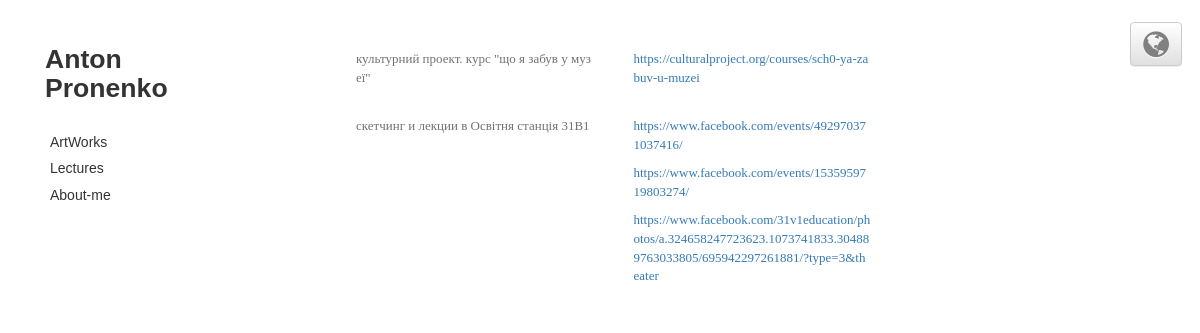
Screenshot of /en/Lectures/ with the database file from the repository.
### ArtWorks/models.py (models this page shows, shortened)
class Block(models.Model):
    UkName = models.CharField(max_length=300, null=True, blank=True)
    EnName = models.CharField(max_length=300, null=True, blank=True)
    Block_URL = models.CharField(max_length=300, null=True, blank=True)

### Lectures/models.py (models this page shows, shortened)
class Lecture(models.Model):
    Img = models.ImageField(upload_to='Lectures', null=True, blank=True)
    UkName = models.CharField(max_length=1000, null=True, blank=True)
    EngName = models.CharField(max_length=1000, null=True, blank=True)
    UkDescription = models.CharField(max_length=3000, null=True, blank=True)
    EngDescription = models.CharField(max_length=3000, null=True, blank=True)

class LectureLink(models.Model):
    Link = models.URLField()
    Lecture = models.ForeignKey(Lecture, on_delete=models.CASCADE, null=True, blank=True)

### Lectures/views.py (the view)
def lectures(request):
    lecture_and_links = [(lecture, list(LectureLink.objects.filter(Lecture=lecture))) for lecture in Lecture.objects.all()]
    block_sub_block = [[block, [[sub_block, list(SubSubBlock.objects.filter(SubBlock=sub_block))]
                                for sub_block in list(SubBlock.objects.filter(Block=block))]] for block in
                       Block.objects.all()]
    return render(request, 'Lectures/lectures.html', {'lecture_and_links': lecture_and_links,
                                                      'block_sub_block': block_sub_block,
                                                      'lang': translation.get_language()})

### templates/Lectures/lectures.html (shortened to what this page needs)
{% extends 'layouts/header.html' %}
{% load staticfiles %}
{% block css %}
    <link rel="stylesheet" href="{% static 'Lectures/lectures.css' %}">
{% endblock %}
{% block content %}
    <div class="col-sm-9">
        <div class="row">
            <div class="col-sm-7">
                <div class="row">
                    {% for lecture in lecture_and_links %}
                        <div class="col-sm-12 lecture">
                            <div class="row">
                                <div class="col-sm-6">
                                    {% if lang == 'uk' %}
                                        <p>{{ lecture.0.UkName }}</p>
                                    {% else %}
                                        {% if lecture.0.EngName %}
                                            <p>{{ lecture.0.EngName }}</p>
                                        {% else %}
                                            <p>{{ lecture.0.UkName }}</p>
                                        {% endif %}
                                    {% endif %}
                                </div>
                                <div class="col-sm-6">
                                    {% for link in lecture.1 %}
                                        <a href="{{ link.Link }}">{{ link.Link }}</a>
                                    {% endfor %}
                                </div>
                            </div>
                        </div>
                    {% endfor %}
                </div>
            </div>
        </div>
    </div>
{% endblock %}

### templates/layouts/header.html (shortened to what this page needs)
{% load staticfiles %}
<!DOCTYPE html>
<html lang="en">
<head>
    <link rel="stylesheet" href="https://maxcdn.bootstrapcdn.com/font-awesome/4.7.0/css/font-awesome.min.css"
          type="text/css">
    <link rel="stylesheet" href="{% static 'layouts/header.css' %}">
    <link rel="stylesheet" href="https://maxcdn.bootstrapcdn.com/bootstrap/3.3.7/css/bootstrap.min.css"
>
    <link rel="stylesheet" href="https://maxcdn.bootstrapcdn.com/bootstrap/3.3.7/css/bootstrap-theme.min.css"
>
    {% block css %}
    {% endblock %}
</head>
<body>
<div class="dropdown">
  <button class="btn btn-default dropdown-toggle" type="button"
          data-toggle="dropdown">
      <i class="fa fa-globe"></i>
  </button>
</div>
<div class="container-fluid">
    <div class="row">
        <aside class="col-md-3 aside">
            <nav class="menu">
                <h2 class="logo">
                    Anton <br>
                    Pronenko
                </h2>
                <ul>
                    {% for block in block_sub_block %}
                        <li>
                        {% if block.1 %}
                            {% if lang == 'uk' %}
                                <div><a>{{ block.0.UkName }}</a></div>
                            {% else %}
                                <div><a>{{ block.0.EnName }}</a></div>
                            {% endif %}
                        {% else %}
                            {% if lang == 'uk' %}
                                <div><a href="/{{ lang }}/{{ block.0.EnName }}">{{ block.0.UkName }}</a></div>
                            {% else %}
                                <div><a href="/{{ lang }}/{{ block.0.EnName }}">{{ block.0.EnName }}</a></div>
                            {% endif %}
                        {% endif %}
                        </li>
                    {% endfor %}
                </ul>
            </nav>
        </aside>
        {% block content %}
        {% endblock %}
</body>
</html>

### static/layouts/header.css (style rules this page uses)
.aside { padding-top: 25px; width: 23% !important; }
.menu ul { padding-left: 20px; max-width: 100%; }
.menu > ul { margin-top: 25px !important; padding-left: 30px; }
.menu li { font-family: karla, sans-serif; font-size: 14px; line-height: 1.9; cursor: pointer; list-style-type: none; }
.menu li a { text-decoration: none !important; color: #333 !important; padding: 5px; }
.logo { font-family: Arial, sans-serif; font-weight: bold; max-width: 100%; padding-left: 30px; cursor: pointer; color: #333; font-size: 1.9em !important; }
.dropdown { position: fixed !important; right: 18px; top: 22px; z-index: 2; }
.dropdown-toggle::after { display: none; }
.fa-globe { font-size: 30px; color: grey; }

### static/Lectures/lectures.css (style rules this page uses)
.lecture:first-child { padding-top: 50px; }
.lecture { float: left; padding: 10px 0; }
.lecture p, .lecture a { padding: 0 5px; float: left; word-break: break-all; font-family: Trebuchet MS, serif; font-size: 13px; }
.lecture a { cursor: pointer; margin-bottom: 10px; }
.lecture p { color: #727272; }

### rows the page displays
Block: EnName "ArtWorks"
Block: EnName "Lectures"
Block: EnName "About-me"
Lecture: UkName "культурний проект. курс \"що я забув у музеї\""
LectureLink: Link "https://culturalproject.org/courses/sch0-ya-zabuv-u-muzei"
Lecture: UkName "скетчинг и лекции в Освітня станція 31В1"
LectureLink: Link "https://www.facebook.com/events/492970371037416/"
LectureLink: Link "https://www.facebook.com/events/1535959719803274/"
LectureLink: Link "https://www.facebook.com/31v1education/photos/a.324658247723623.1073741833.304889763033805/695942297261881/?type=3&theater"
